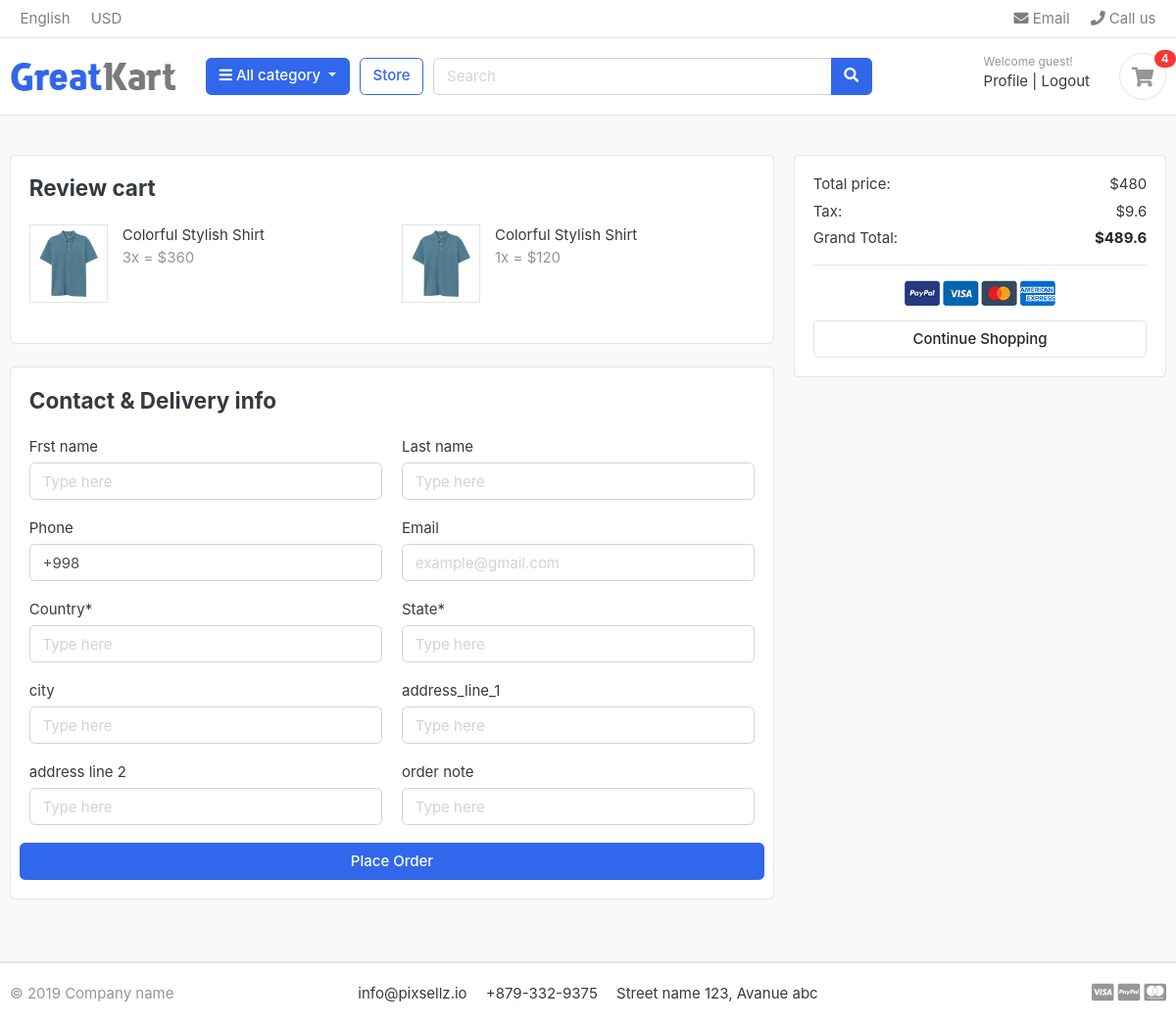
Before: /cart/checkout/ (signed in) with the older database file.
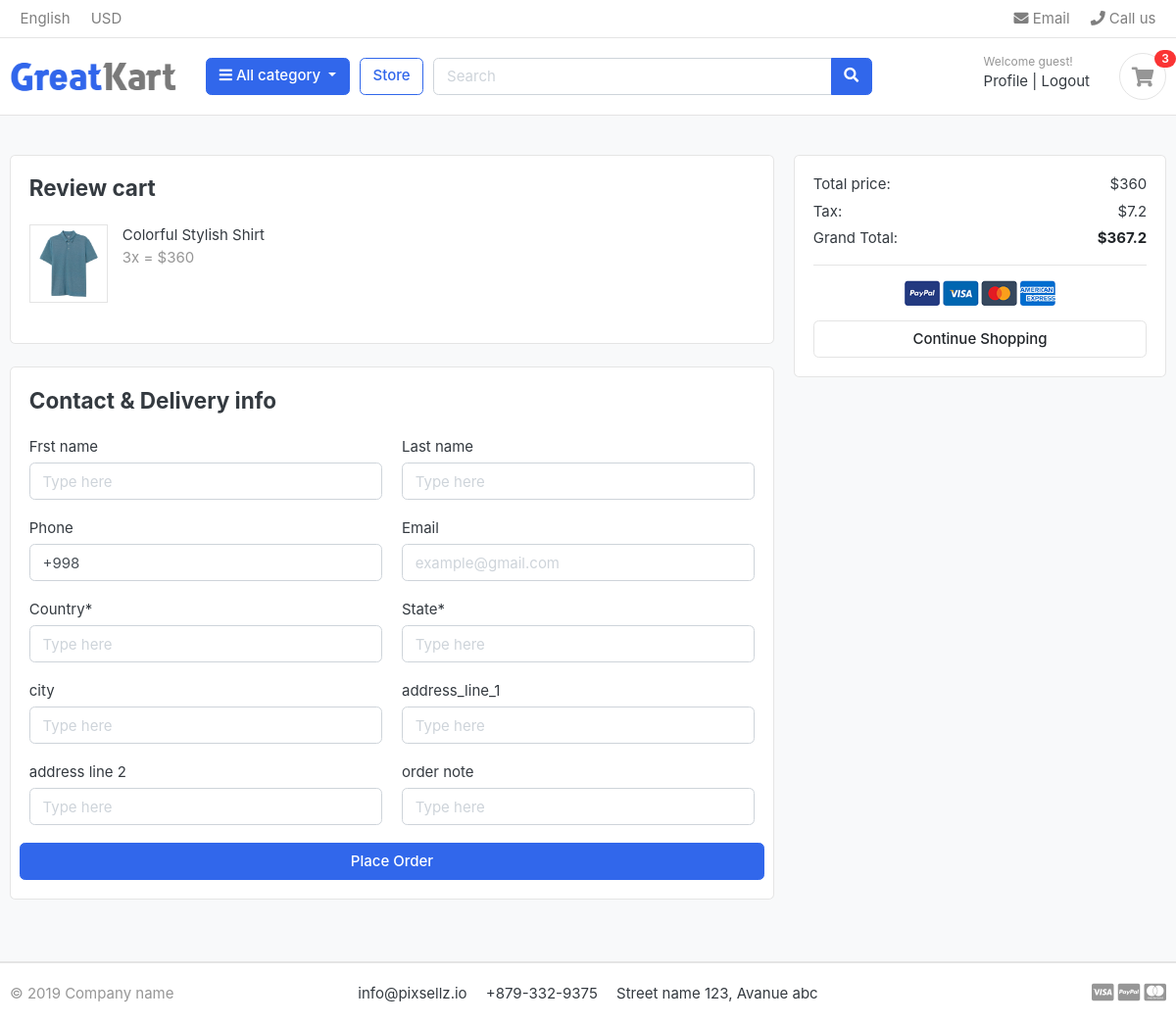
After: the same page with the newer database file.
### carts/models.py (models this page shows, shortened)
class CartItem(models.Model):
    user = models.ForeignKey(User, on_delete=models.CASCADE , null=True)
    product = models.ForeignKey("store.Product", on_delete=models.CASCADE)
    cart = models.ForeignKey(Cart, on_delete=models.CASCADE , null=True)
    variations = models.ManyToManyField("store.Variation",blank=True)
    quantity = models.IntegerField()
    is_active = models.BooleanField(default=True)
    def sub_total(self):
        return self.product.price * self.quantity

### store/models.py (models this page shows, shortened)
class Product(models.Model):
    name = models.CharField( max_length=50 , unique=True)
    slug = models.SlugField(max_length=50 , unique=True)
    description = models.TextField( max_length=2000 , blank=True)
    image = models.ImageField( upload_to='product_img')
    price = models.IntegerField()
    stock = models.IntegerField()
    is_available = models.BooleanField(default=True)
    category = models.ForeignKey("category.Category", verbose_name=("category product"), on_delete=models.CASCADE)
    created_at = models.DateTimeField(auto_now_add=True)
    modified_date = models.DateField( auto_now=True)

### carts/views.py (the view)
# urls.py: path('checkout/', checkout ,name = 'checkout'),
@login_required(login_url='login')
def checkout(request,total=0 ,quantity=0,cart_items=None):
    try :
        tax =0
        grand_total=0
        if request.user.is_authenticated:
          cart_items = CartItem.objects.filter(user=request.user, is_active=True)
        else :
            cart = Cart.objects.get(cart_id = _cart_id(request))
            cart_items = CartItem.objects.filter(cart=cart , is_active=True)
        for cart_item in cart_items:
            total += (cart_item.product.price * cart_item.quantity)
            quantity += cart_item.quantity
        tax = (2 * total)/100
        grand_total = total+tax
    except Cart.DoesNotExist:
        pass
    context = {'total':total,
               'quantity':quantity ,
               'cart_items':cart_items,
               'tax' : tax ,
               'grand_total':grand_total,
               }
    return render(request , 'carts/checkout.html',context)

### carts/templates/carts/checkout.html (shortened to what this page needs)
{% extends "base.html" %}
{% load static %}
{% block body %}
<section class="section-content padding-y bg">
    <div class="container">
        <div class="row">
            <main class="col-md-8">
                <article class="card mb-4">
                    <div class="card-body">
                        <h4 class="card-title mb-4">Review cart</h4>
                        <div class="row">
                            {% for cart_item in cart_items %}
                            <div class="col-md-6">
                                <figure class="itemside  mb-4">
                                    <div class="aside"><img src="{{cart_item.product.image.url}}" class="border img-sm">
                                    </div>
                                    <figcaption class="info">
                                        <p>{{cart_item.product.name}} </p>
                                        <span class="text-muted">{{cart_item.quantity}}x =
                                            ${{cart_item.sub_total}}</span>
                                    </figcaption>
                                </figure>
                            </div>
                            {% endfor %}
                        </div>
                    </div>
                </article>
                <form action="{% url 'orders:place_order'%}" method="POST">
                    <article class="card mb-4">
                        <div class="card-body">
                            <h4 class="card-title mb-4">Contact & Delivery info</h4>
                            <div class="row">
                                <div class="form-group col-sm-6">
                                    <label>Frst name</label>
                                    <input type="text" name="first_name" placeholder="Type here" class="form-control">
                                </div>
                                <div class="form-group col-sm-6">
                                    <label>Last name</label>
                                    <input type="text" name="last_name" placeholder="Type here" class="form-control">
                                </div>
                                <div class="form-group col-sm-6">
                                    <label>Phone</label>
                                    <input type="text" name="phone" value="+998" class="form-control">
                                </div>
                                <div class="form-group col-sm-6">
                                    <label>Email</label>
                                    <input type="email" name="email" placeholder="example@gmail.com"
                                        class="form-control">
                                </div>
                                <div class="form-group col-sm-6">
                                    <label>Country*</label>
                                    <input type="text" name="country" placeholder="Type here" class="form-control">
                                </div>
                                <div class="form-group col-sm-6">
                                    <label>State*</label>
                                    <input type="text" name="state" placeholder="Type here" class="form-control">
                                </div>
                                <div class="form-group col-sm-6">
                                    <label>city</label>
                                    <input type="text" name="city" placeholder="Type here" class="form-control">
                                </div>
                                <div class="form-group col-sm-6">
                                    <label>address_line_1</label>
                                    <input type="text" name="address_line_1" placeholder="Type here"
                                        class="form-control">
                                </div>
                                <div class="form-group col-sm-6">
                                    <label>address line 2</label>
                                    <input type="text" name="address_line_2" placeholder="Type here"
                                        class="form-control">
                                </div>
                                <div class="form-group col-sm-6">
                                    <label>order note</label>
                                    <input type="text" name="order_note" placeholder="Type here" class="form-control">
                                </div>
                                <button type="submit" class="btn btn-primary btn-block" name="submit">Place
                                    Order</button>
                            </div>
                        </div>
                    </article>
                </form>
            </main>
            <aside class="col-md-4">
                <div class="card">
                    <div class="card-body">
                        <dl class="dlist-align">
                            <dt>Total price:</dt>
                            <dd class="text-right">${{total}}</dd>
                        </dl>
                        <dl class="dlist-align">
                            <dt>Tax:</dt>
                            <dd class="text-right"> ${{tax}}</dd>
                        </dl>
                        <dl class="dlist-align">
                            <dt>Grand Total:</dt>
                            <dd class="text-right text-dark b"><strong>${{grand_total}}</strong></dd>
                        </dl>
                        <hr>
                        <p class="text-center mb-3">
                            <img src="{% static './images/misc/payments.png'%}" height="26">
                        </p>
                        <a href="{% url 'store:store'%}" class="btn btn-light btn-block">Continue Shopping</a>
                    </div>
                </div>
            </aside>
        </div>
    </div>
</section>
{% endblock body %}

### templates/base.html (shortened to what this page needs)
{% load static %}
<!DOCTYPE HTML>
<html lang="en">
<head>
    <link href="{% static 'css/bootstrap.css'%}" rel="stylesheet" type="text/css" />
    <link href="{% static 'fonts/fontawesome/css/all.min.css'%}" type="text/css" rel="stylesheet">
    <link href="{% static 'css/ui.css'%}" rel="stylesheet" type="text/css" />
    <link href="{% static 'css/responsive.css'%}" rel="stylesheet" media="only screen and (max-width: 1200px)" />
</head>
<body>
    <header class="section-header">
        <nav class="navbar p-md-0 navbar-expand-sm navbar-light border-bottom">
            <div class="container">
                <div class="collapse navbar-collapse" id="navbarTop4">
                    <ul class="navbar-nav mr-auto">
                        <li class="nav-item dropdown">
                            <a href="#" class="nav-link"> English </a>
                        </li>
                        <li class="nav-item dropdown">
                            <a href="#" class="nav-link"> USD </a>
                        </li>
                    </ul>
                    <ul class="navbar-nav">
                        <li><a href="#" class="nav-link"> <i class="fa fa-envelope"></i> Email </a></li>
                        <li><a href="#" class="nav-link"> <i class="fa fa-phone"></i> Call us </a></li>
                    </ul>
                </div>
            </div>
        </nav>
        <section class="header-main border-bottom">
            <div class="container">
                <div class="row align-items-center">
                    <div class="col-lg-2 col-md-3 col-6">
                        <a href="/" class="brand-wrap">
                            <img class="logo" src="{% static './images/logo.png'%}">
                        </a>
                    </div>
                    <div class="col-lg col-sm col-md col-6 flex-grow-0">
                        <div class="category-wrap dropdown d-inline-block float-right">
                            <button type="button" class="btn btn-primary dropdown-toggle" data-toggle="dropdown">
                                <i class="fa fa-bars"></i> All category
                            </button>
                        </div>
                    </div>
                    <a href="{%url 'store:store'%}" method="GET" class="btn btn-outline-primary">Store</a>
                    <div class="col-lg  col-md-6 col-sm-12 col">
                        <form action="{% url 'store:search' %}" class="search">
                            <div class="input-group w-100">
                                <input type="text" class="form-control" style="width:60%;" placeholder="Search" name="q">
                                <div class="input-group-append">
                                    <button class="btn btn-primary" type="submit">
                                        <i class="fa fa-search"></i>
                                    </button>
                                </div>
                            </div>
                        </form>
                    </div>
                    <div class="col-lg-3 col-sm-6 col-8 order-2 order-lg-3">
                        <div class="d-flex justify-content-end mb-3 mb-lg-0">
                            <div class="widget-header">
                                <small class="title text-muted">Welcome guest!</small>
                                <div>
                                    {% if user.is_authenticated %}
                                    <a href="{% url 'accounts:profile'%}">Profile</a> <span class="dark-transp"> | </span>
                                    <a href="{% url 'logout'%}"> Logout</a>
                                    {% else %}
                                    <a href="{% url 'login'%}">Sign in</a> <span class="dark-transp"> | </span>
                                    <a href="{% url 'accounts:signup'%}"> Register</a>
                                    {% endif %}
                                </div>
                            </div>
                            <a href="{% url 'carts:cart'%}" class="widget-header pl-3 ml-3">
                                <div class="icon icon-sm rounded-circle border"><i class="fa fa-shopping-cart"></i>
                                </div>
                                <span class="badge badge-pill badge-danger notify">{{cart_count}}</span>
                            </a>
                        </div>
                    </div>
                </div>
            </div>
        </section>
    </header>
        {% block body %}
        {% endblock body %}
    <footer class="section-footer border-top">
        <div class="container">
            <section class="footer-bottom border-top row">
                <div class="col-md-2">
                    <p class="text-muted"> &copy 2019 Company name </p>
                </div>
                <div class="col-md-8 text-md-center">
                    <span class="px-2">info@pixsellz.io</span>
                    <span class="px-2">+879-332-9375</span>
                    <span class="px-2">Street name 123, Avanue abc</span>
                </div>
                <div class="col-md-2 text-md-right text-muted">
                    <i class="fab fa-lg fa-cc-visa"></i>
                    <i class="fab fa-lg fa-cc-paypal"></i>
                    <i class="fab fa-lg fa-cc-mastercard"></i>
                </div>
            </section>
        </div>
    </footer>
</body>
</html>

Changed rows visible on the page:
removed CartItem: product.image (picture), product.name "Colorful Stylish Shirt", quantity "1", sub_total "120"
Other visible differences:
{{ cart_count }}: "4" → "3"
{{ total }}: "480" → "360"
{{ tax }}: "9.6" → "7.2"
{{ grand_total }}: "489.6" → "367.2"
